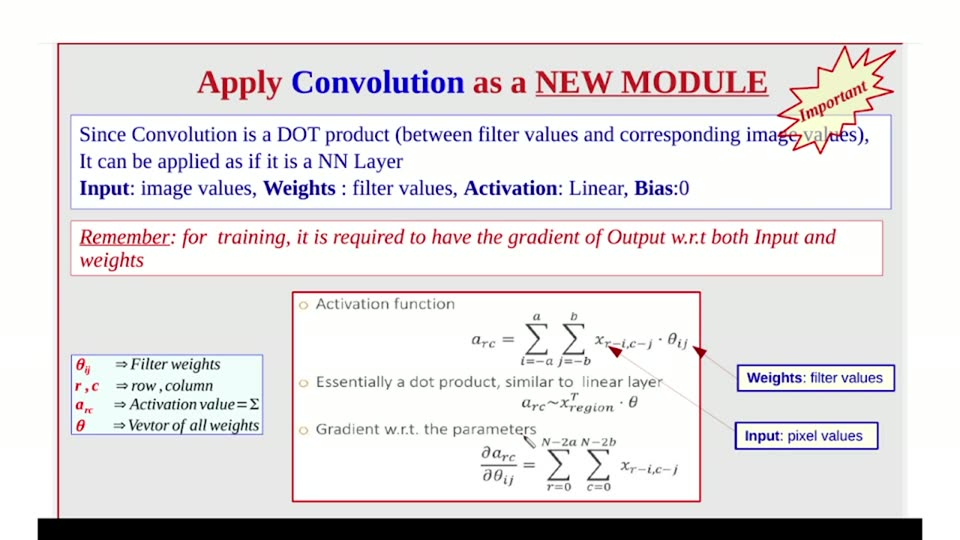
#> input picture videos/deep-learning/001_introduction/unique_slides/slide_045.jpg, 960 x 540 px, found by its file name
$ python forensics24_inkcolors.py
#> lines starting #> are read from the running program, lines starting #| are printed output that depends on the picture; after the words box and inside, x2 and y2 are one past the last pixel; in counts of white or black regions, pixels touching at a corner belong together
#!/usr/bin/env python3
"""forensics24: what ink (red/dark/blue) actually forms the org connectors?"""
import numpy as np
from PIL import Image

VID = "/home/ahmed/Projects/ai_llm_slides/videos/deep-learning/001_introduction"
org = np.asarray(Image.open(VID + "/unique_slides/slide_045.jpg").convert("RGB")).astype(int)
r, g, b = org[:, :, 0], org[:, :, 1], org[:, :, 2]
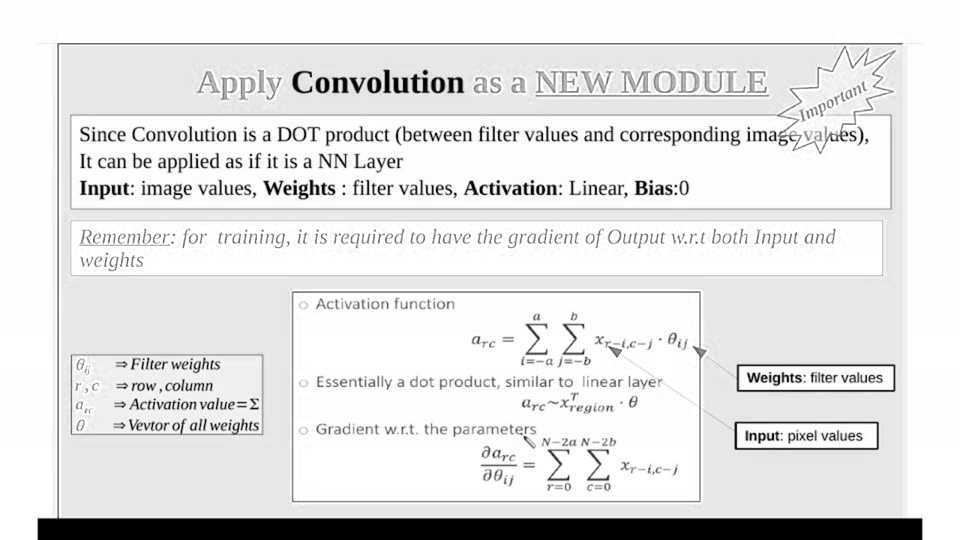
#> r: shape (540, 960) int64; min 0, max 255, mean 227.3
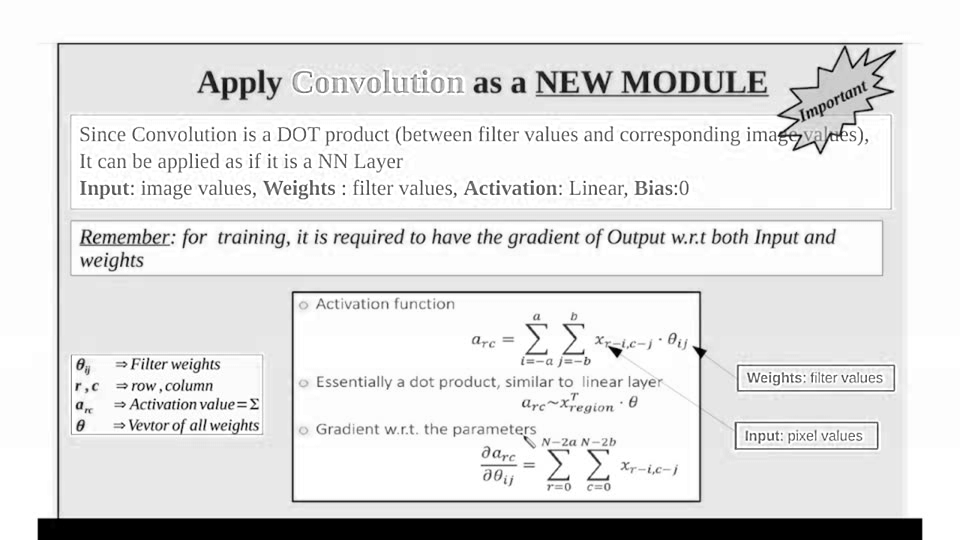
#> b: shape (540, 960) int64; min 0, max 255, mean 225.5
red = (r > 120) & (g < 110) & (b < 110)
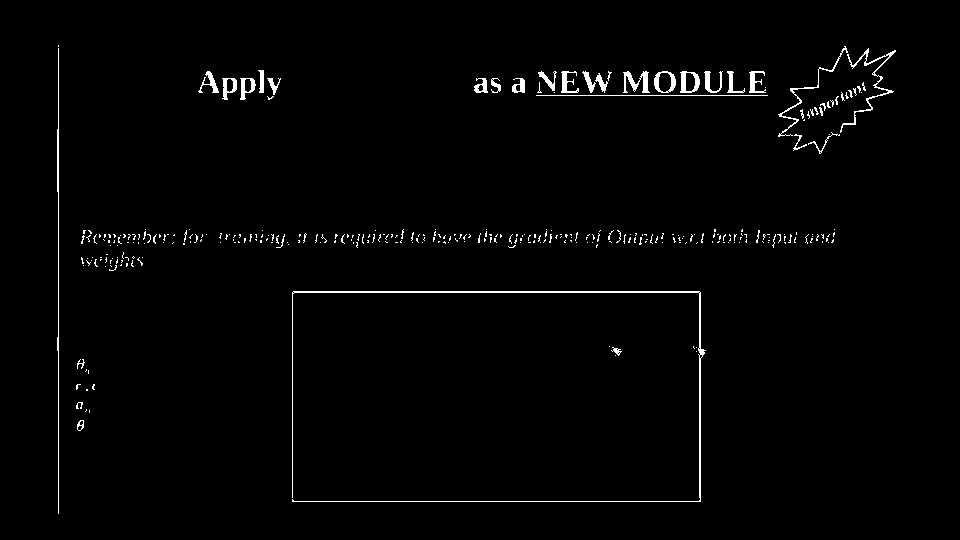
#> red: shape (540, 960) bool; 1.6% white in thin lines or dots, all inside (x1, y1, x2, y2) = (57, 45, 896, 514)
dark = (r < 110) & (g < 110) & (b < 110)
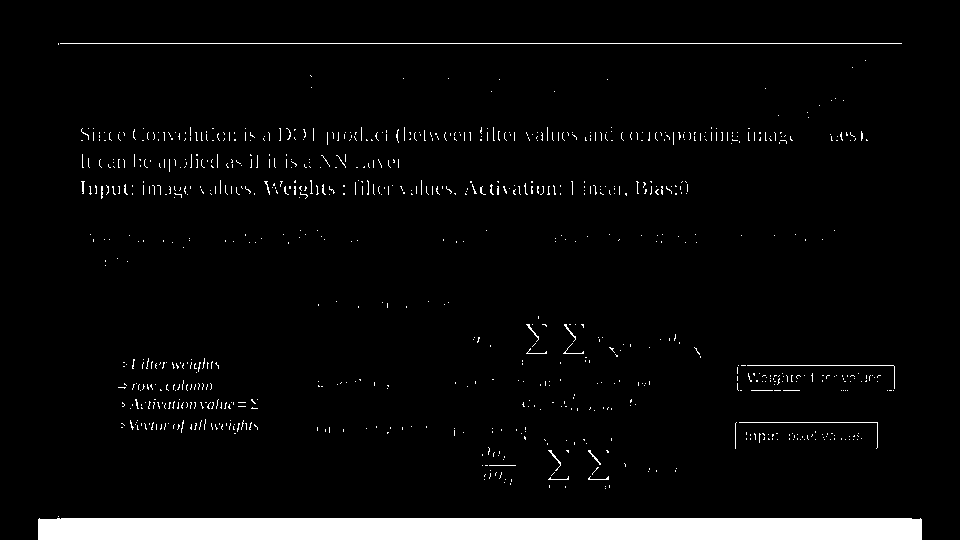
#> dark: shape (540, 960) bool; 4.8% white; 873 white regions (852 under 20 px), largest, box (x1, y1, x2, y2) and area: (38, 518, 922, 540) 19420, (60, 43, 902, 44) 842, (747, 365, 895, 389) 170
blue = (b > 120) & (r < 110) & (g < 110)
#> blue: shape (540, 960) bool; 0.82% white in thin lines or dots, all inside (x1, y1, x2, y2) = (81, 70, 895, 450)


def scan(name, m, x0, x1, y0, y1, excl=None):
    sub = m[y0:y1, x0:x1].copy()
    if excl:
        sub[:, excl[0] - x0: excl[1] - x0] = False
    ys, xs = np.where(sub)
    if not len(ys):
        print(f"{name}: none")
        return
    print(f"{name}: n={len(ys)} bbox x{x0+xs.min()}..{x0+xs.max()} y{y0+ys.min()}..{y0+ys.max()}")
    for y in range(y0, y1):
        cols = list(np.where(m[y, x0:x1])[0] + x0)
        if excl:
            cols = [c for c in cols if not (excl[0] <= c <= excl[1])]
        if cols:
            print(f"  y{y}: {cols}")


print("== corridor A (Weights->theta) x698..738 y344..375, ALL inks (red R dark D blue B) ==")
for y in range(344, 375):
    row = ""
    for x in range(698, 738):
        row += "R" if red[y, x] else ("D" if dark[y, x] else ("B" if blue[y, x] else "."))
    if "#" in row or "R" in row or "D" in row or "B" in row:
        print(f"  y{y} {row}")

print("== blob zoom x686..712 y340..360 (R/D/B) ==")
for y in range(340, 360):
    row = ""
    for x in range(686, 712):
        row += "R" if red[y, x] else ("D" if dark[y, x] else ("B" if blue[y, x] else "."))
    print(f"  y{y} {row}")

scan("A-dark x640..745 y348..435", dark, 640, 745, 348, 435, excl=(696, 704))
#> in scan, `sub = m[y0:y1, x0:x1].copy()`: sub: shape (87, 105) bool; 0.71% white in thin lines or dots
#> in scan, `sub[:, excl[0] - x0: excl[1] - x0] = False`: sub: shape (87, 105) bool; 0.59% white in thin lines or dots
#> in scan, `ys, xs = np.where(sub)`: ys = 54 values from 0 to 86; xs = 54 values, max 104 at index 5, min 2 at index 20, mean 85.13
#| A-dark x640..745 y348..435: n=54 bbox x642..744 y348..434
#> the loop in scan, `for y in range(y0, y1):` made 87 passes
#> cols on passes 1, 2, 3, 4, 5, 6, 7, 9, 10, 18, 20, 21: [695], [696], [696], [697], [697, 698], [698, 699], [699], [700], [700], [738, 741, 742, 743, 744], [737], [737]
#|   y348: [695]
#|   y365: [738, 741, 742, 743, 744]
#|   y367: [737]
#|   y368: [737]
#|   y369: [737]
#|   y370: [737]
#|   y371: [737]
#|   y372: [737]
#> (further printed lines are left out)
scan("A-blue x640..745 y348..435", blue, 640, 745, 348, 435, excl=(696, 704))
#> call 2 of scan, with name = 'A-blue x640..745 y348..435', x0 = 640, x1 = 745, y0 = 348, y1 = 435, excl = (696, 704)
#> in scan (call 2), `sub = m[y0:y1, x0:x1].copy()`:
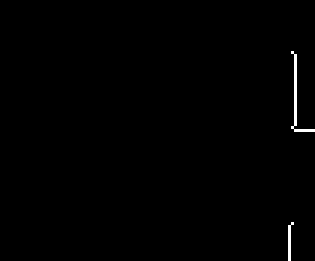
#> sub: shape (87, 105) bool (shown 3 times larger); 0.5% white in thin lines or dots, all inside (x1, y1, x2, y2) = (96, 17, 105, 87)
#> in scan (call 2), `ys, xs = np.where(sub)`: ys = 46 values from 17 to 86; xs = 46 values, max 104 at index 32, min 96 at index 34, mean 97.87
#| A-blue x640..745 y348..435: n=46 bbox x736..744 y365..434
#> the loop in scan (call 2), `for y in range(y0, y1):` made 87 passes
#> cols on passes 18 to 29: [737], [738], [738], [738], [738], [738], [738], [738], [738], [738], [738], [738]
#|   y365: [737]
#|   y366: [738]
#|   y367: [738]
#|   y368: [738]
#|   y369: [738]
#|   y370: [738]
#|   y371: [738]
#|   y372: [738]
#> (further printed lines are left out)
scan("B-dark x640..745 y400..470", dark, 640, 745, 400, 470, excl=(696, 704))
#> in scan (call 3), `sub = m[y0:y1, x0:x1].copy()`: sub: shape (70, 105) bool; 0.49% white in thin lines or dots, all inside (x1, y1, x2, y2) = (9, 22, 105, 70)
#| B-dark x640..745 y400..470: n=36 bbox x649..744 y422..469
scan("B-blue x640..745 y400..470", blue, 640, 745, 400, 470, excl=(696, 704))
#> call 4 of scan, with name = 'B-blue x640..745 y400..470', x0 = 640, x1 = 745, y0 = 400, y1 = 470, excl = (696, 704)
#> in scan (call 4), `sub = m[y0:y1, x0:x1].copy()`:
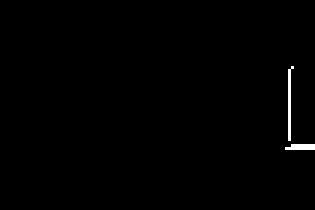
#> sub: shape (70, 105) bool (shown 3 times larger); 0.59% white in thin lines or dots, all inside (x1, y1, x2, y2) = (95, 22, 105, 50)
#> in scan (call 4), `ys, xs = np.where(sub)`: ys = 43 values from 22 to 49; xs = 43 values, max 104 at index 32, min 95 at index 33, mean 97.67
#| B-blue x640..745 y400..470: n=43 bbox x735..744 y422..449
#> the loop in scan (call 4), `for y in range(y0, y1):` made 70 passes
#> cols on passes 23 to 34: [737], [736], [736], [736], [736], [736], [736], [736], [736], [736], [736], [736]
#|   y422: [737]
#|   y423: [736]
#|   y424: [736]
#|   y425: [736]
#|   y426: [736]
#|   y427: [736]
#|   y428: [736]
#|   y429: [736]
#> (further printed lines are left out)
scan("B-red wide x600..760 y395..475", red, 600, 760, 395, 475, excl=(696, 704))
#> in scan (call 5), `sub = m[y0:y1, x0:x1].copy()`:
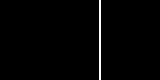
#> sub: shape (80, 160) bool; 1.2% white in thin lines or dots, all inside (x1, y1, x2, y2) = (99, 0, 101, 80)
#> in scan (call 5), `sub[:, excl[0] - x0: excl[1] - x0] = False`: sub: shape (80, 160) bool; 1.25% of pixels changed, all inside (x1, y1, x2, y2) = (99, 0, 101, 80)
#> in scan (call 5), `ys, xs = np.where(sub)`: ys = empty array

$ run again, with videos/deep-learning/001_introduction/unique_slides/slide_003.jpg copied over videos/deep-learning/001_introduction/unique_slides/slide_045.jpg
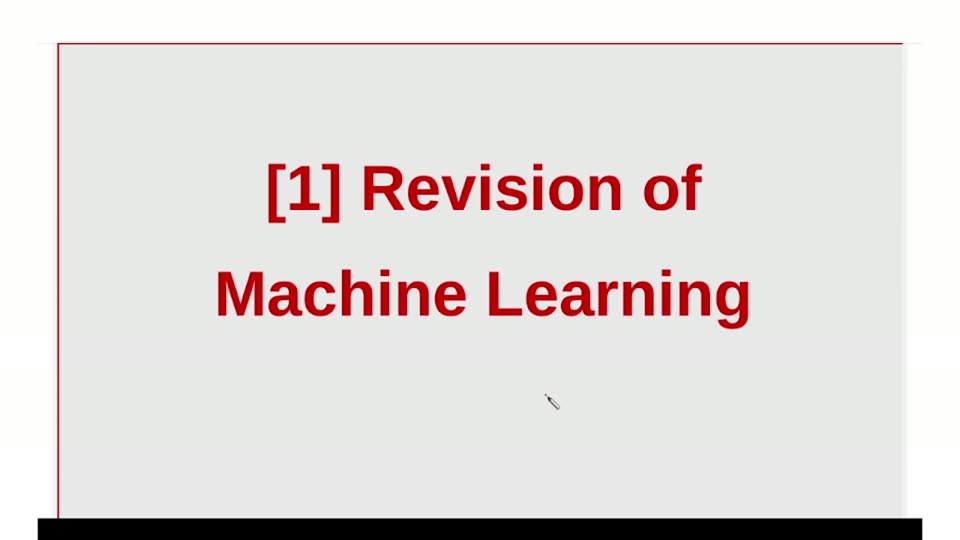
#> input picture videos/deep-learning/001_introduction/unique_slides/slide_003.jpg, 960 x 540 px, found by its file name
#> r: shape (540, 960) int64; 185 distinct labels, from 0 to 255
#> g: shape (540, 960) int64; 256 distinct labels, from 0 to 255
#> `r, g, b = org[:, :, 0], org[:, :, 1], org[:, :, 2]`:
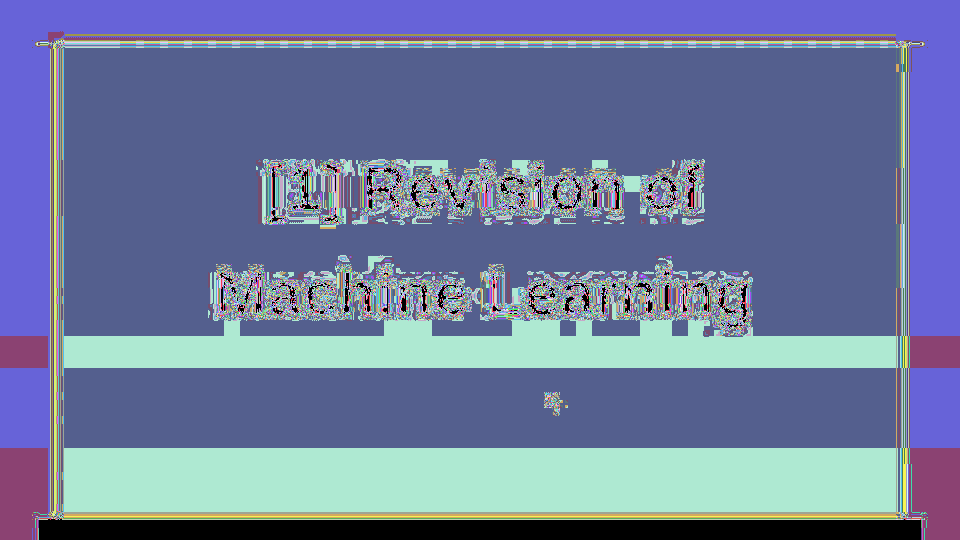
#> b: shape (540, 960) int64; 256 distinct labels, from 0 to 255; one colour per label, 0 black
#> red: shape (540, 960) bool; 3.4% white; 35 white regions (2 under 20 px), largest, box (x1, y1, x2, y2) and area: (218, 272, 263, 316) 1241, (365, 166, 404, 210) 987, (717, 281, 748, 329) 911
#> `dark = (r < 110) & (g < 110) & (b < 110)`:
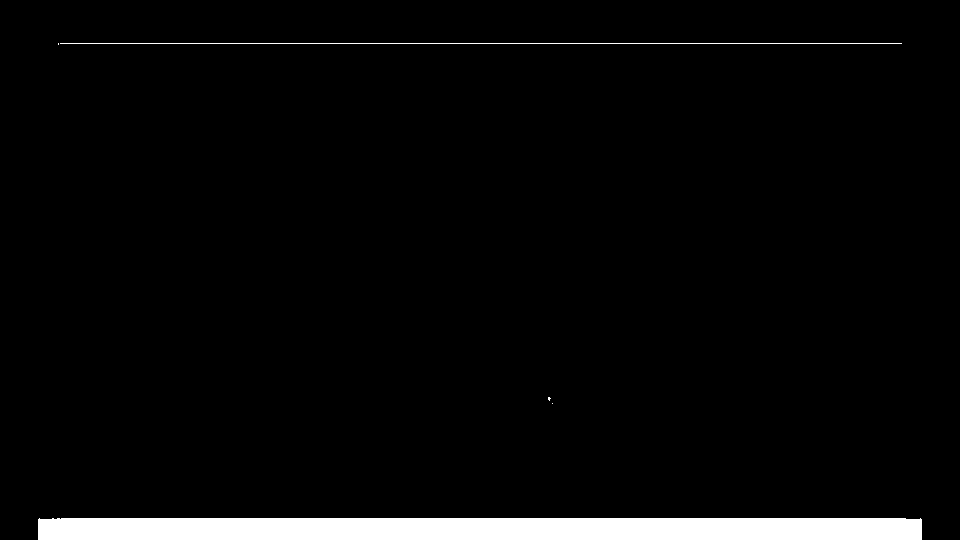
#> dark: shape (540, 960) bool; 3.9% white; 5 white regions (3 under 20 px), largest, box (x1, y1, x2, y2) and area: (38, 518, 922, 540) 19416, (60, 43, 902, 44) 842
#> blue: shape (540, 960) bool; every value is 0
#> sub: shape (87, 105) bool; every value is 0
#> ys = empty array
#> sub: shape (70, 105) bool; every value is 0
#> sub: shape (80, 160) bool; every value is 0

$ run again, with videos/deep-learning/001_introduction/unique_slides/slide_008.jpg copied over videos/deep-learning/001_introduction/unique_slides/slide_045.jpg
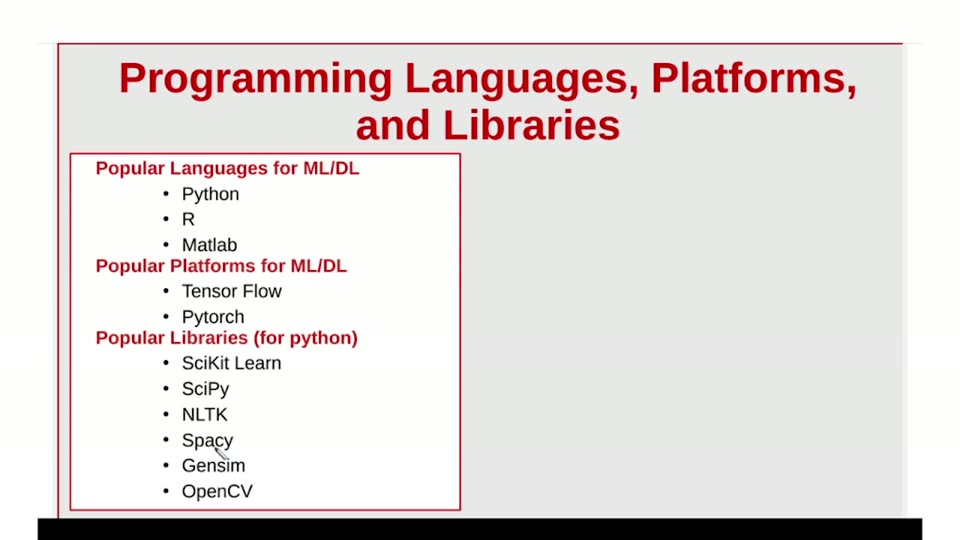
#> input picture videos/deep-learning/001_introduction/unique_slides/slide_008.jpg, 960 x 540 px, found by its file name
#> r: shape (540, 960) int64; 256 distinct labels, from 0 to 255
#> g: shape (540, 960) int64; 256 distinct labels, from 0 to 255
#> b: shape (540, 960) int64; 256 distinct labels, from 0 to 255
#> red: shape (540, 960) bool; 3.1% white; 151 white regions (44 under 20 px), largest, box (x1, y1, x2, y2) and area: (70, 153, 461, 511) 1500, (57, 48, 59, 514) 561, (258, 70, 290, 92) 438
#> `dark = (r < 110) & (g < 110) & (b < 110)`:
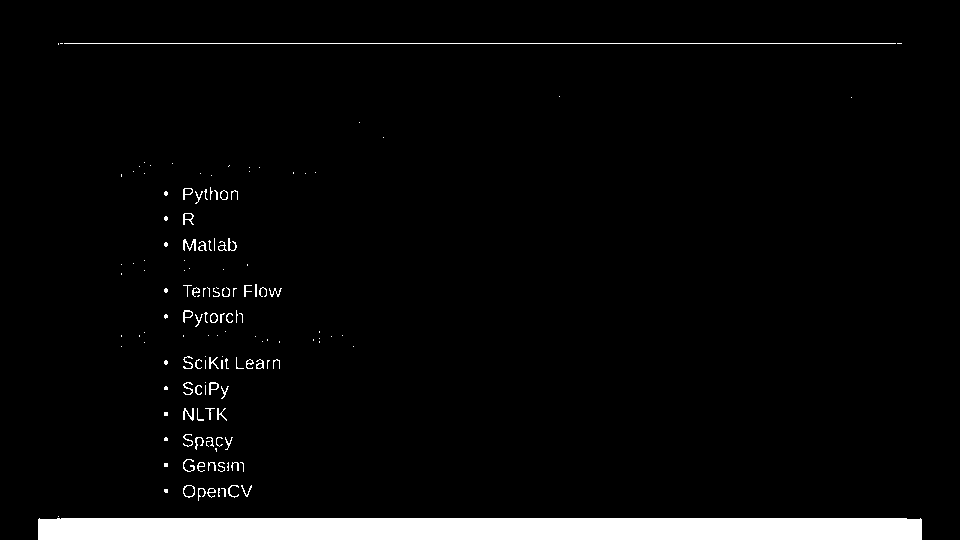
#> dark: shape (540, 960) bool; 4.4% white; 146 white regions (90 under 20 px), largest, box (x1, y1, x2, y2) and area: (38, 518, 922, 540) 19415, (64, 43, 896, 44) 832, (183, 239, 196, 251) 78
#> blue: shape (540, 960) bool; every value is 0
#> sub: shape (87, 105) bool; every value is 0
#> ys = empty array
#> sub: shape (70, 105) bool; every value is 0
#> sub: shape (80, 160) bool; every value is 0
